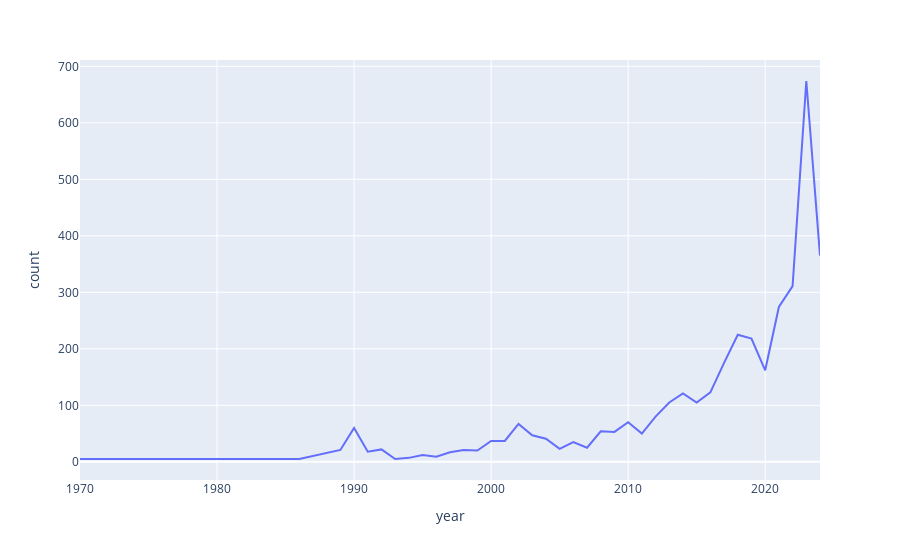

The notebook cell this image was saved under:
### Markdown cell above
# Show migration history

### Code cell
fig = px.line(Get_total_country_migration_df(asylum, 'ITA'), x='year', y='count')
fig.show()

### Figure 1 — Plotly figure (JSON) as saved in the notebook; plotly's stock layout.template omitted (floating-point values rounded to 4 significant figures)
{"data": [{"hovertemplate": "year=%{x}<br>count=%{y}<extra></extra>", "legendgroup": "", "line": {"color": "#636efa", "dash": "solid"}, "marker": {"symbol": "circle"}, "mode": "lines", "name": "", "orientation": "v", "showlegend": false, "type": "scatter", "x": [1970, 1972, 1974, 1984, 1986, 1989, 1990, 1991, 1992, 1993, 1994, 1995, 1996, 1997, 1998, 1999, 2000, 2001, 2002, 2003, 2004, 2005, 2006, 2007, 2008, 2009, 2010, 2011, 2012, 2013, 2014, 2015, 2016, 2017, 2018, 2019, 2020, 2021, 2022, 2023, 2024], "xaxis": "x", "y": [5, 5, 5, 6, 5, 21, 60, 18, 22, 5, 7, 12, 9, 17, 21, 20, 37, 37, 67, 47, 41, 23, 35, 25, 54, 53, 70, 50, 80, 105, 121, 105, 123, 175, 225, 218, 162, 274, 311, 674, 365], "yaxis": "y"}], "layout": {"legend": {"tracegroupgap": 0}, "margin": {"t": 60}, "xaxis": {"anchor": "y", "domain": [0, 1], "title": {"text": "year"}}, "yaxis": {"anchor": "x", "domain": [0, 1], "title": {"text": "count"}}}}
